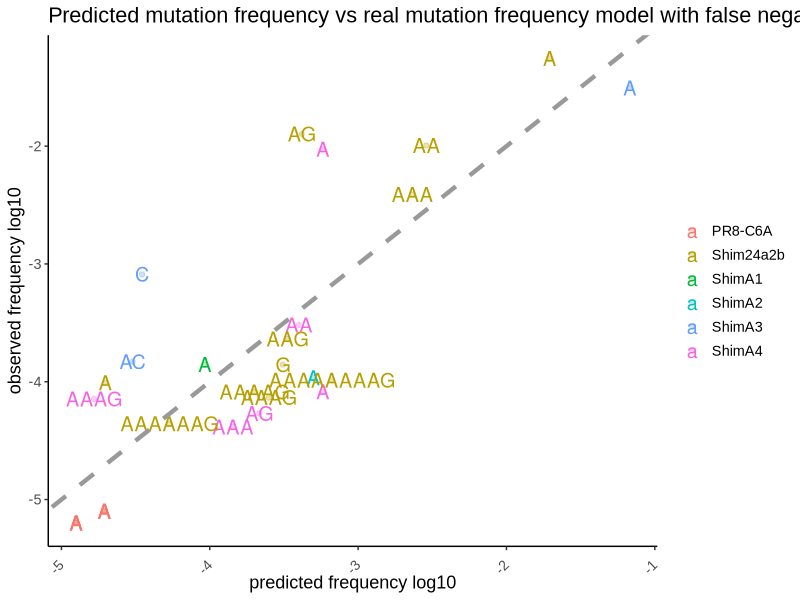
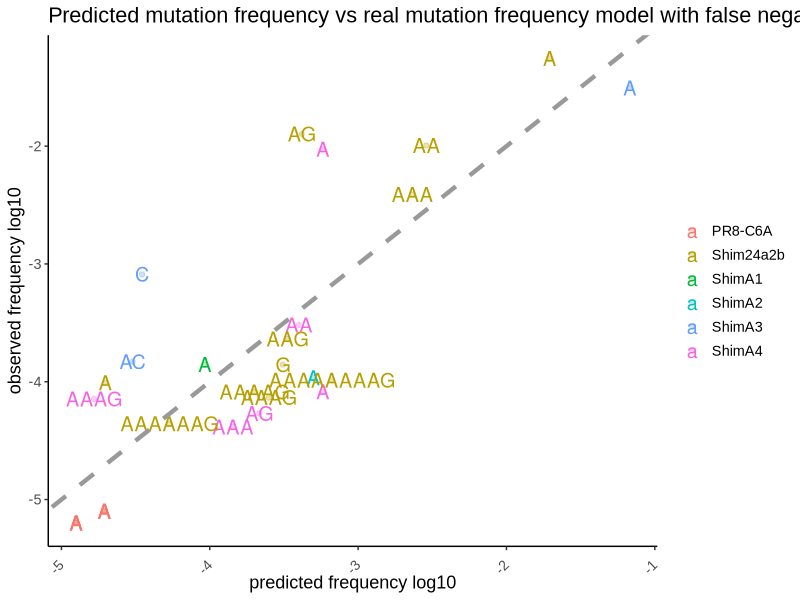

Recreate these plots in R, in order.
## ---- chunk 1
library(readxl)
library(stats)
library(ggplot2)
library(ggrepel)
library(ggthemes)
library(dplyr)
library(stringi)
library(broom)


#here set the working directory that you're working on 
setwd("YOUR WORK DIR")




#All charged files are aviable in the training-fitting/ folder and must be present in the work directory

predictionrules<-read_excel("predictioncodonH5-vmod.xlsx")

#full mapped data from shim

datafullshim<-read_excel("allinsertions.xlsx")

#full mapped data from 6A set

predictionrules$pos<-predictionrules$pos+1



## ---- chunk 2
#create the new joined dataframes using position, sample and size as grouping variables

datafullshim$sample2<- gsub(".*HA(.+)-p.*", "\\1", datafullshim$sample)
predictionrules$sample2<-predictionrules$sample
datafullshim$decalage<-as.numeric(substr(datafullshim$insertion, 1, 1))
datafullshim$pos<-datafullshim$Realpos

mergedfull<-merge(datafullshim,predictionrules,by=c("pos","sample2","decalage"))


#select only positions from 1011 to 1020

mergedfull<- mergedfull[mergedfull$Realpos>1010 & mergedfull$Realpos<1020,]

#create an order version of the original insertions in Y insert

for(i in 1:length(mergedfull$insertion.y)){
     mergedfull$order1[i]<-paste(sort(unlist(strsplit(mergedfull$insertion.y[i], ""))), collapse = "")
}

#do the same for the insertion x that must be corrected before 
mergedfull$insertion.x1<-substr(mergedfull$insertion.x,2, 20)

for(i in 1:length(mergedfull$insertion.x1)){
     mergedfull$order2[i]<-paste(sort(unlist(strsplit(mergedfull$insertion.x1[i], ""))), collapse = "")
}


#now filter out all the inconsistent insertions

mergedfull<-mergedfull[mergedfull$order1==mergedfull$order2,]


#create the logfreq variable to linearize the frequencies of insertions

mergedfull$logfreq= log10(mergedfull$FreqInser)

#create the adenine and other variables

mergedfull$adenine = 0
mergedfull[mergedfull$order1=="A",]$adenine<-1
#create value for mismatch analysis
mergedfull$match<-1
mergedfull[substr(mergedfull$structure, 1, 1) ==".",]$match<-0

#ready for regresion analysis 


#create second dataframe with the means of insertions to reduce biological replicate noise

mergedfullmean<-(aggregate(logfreq ~ Realpos + sample2 + decalage + adenine + match + neighbor + DDG + deltaG + insertion.x1 + insertion.y + order1 +  neighborblock + pathway + equilibrated + matchmismatch, data = mergedfull, FUN = mean, na.rm = TRUE))

# limit the neighbor variable for short insettions



## ---- chunk 3



#remove noisi data from shimA3


mergedfullmean<-mergedfullmean[mergedfullmean$sample2!="ShimA3" | (mergedfullmean$insertion.y!="AA" & mergedfullmean$insertion.y!="AAA"),]


#add the false positive data from PR8 viruses




falsepositives<-data.frame(Realpos=c(1012,1012), sample2=c("PR8-C6A","PR8-C6A"), decalage=c(2,3), adenine=c(0,0), match=c(0,0), neighbor=c(11,8), DDG=c(2.3,2.9), deltaG=c(-4.2,-3.6), insertion.x1=c("CA","CAA"), insertion.y=c("CA","CAA"), order1=c("A","A"), neighborblock=c(8,2), pathway=c(1,1), equilibrated=c(1,1), matchmismatch=c("D","D"), logfreq=c(-5.1, -5.2))


#inflate the falsepositives

falsepositives<- falsepositives[rep(seq_len(nrow(falsepositives)), 3), ]




#create the linear regresion model
#set the reference variables

mergedfullmean$order1<-as.factor(mergedfullmean$order1)

#now to set the references
mergedfullmean$order1 <- relevel(mergedfullmean$order1, ref = "A")


#codify levels for predicted variables

mergedfullmean$matchmismatch<-factor(
  mergedfullmean$matchmismatch,
  levels =unique(mergedfullmean$matchmismatch))



mergedfullmean2<-rbind(mergedfullmean[mergedfullmean$logfreq>-4.4,],falsepositives)




Model_linReg3.1<-lm(logfreq ~  DDG + matchmismatch,  data =mergedfullmean2)


#visualize the model results

summary(Model_linReg3.1)


#saveRDS(Model_linReg3.1, file = "Model_linReg3.1.rds")


## ---- chunk 4

####first analysis challenging model vs biological variation
#visualize the good model 



#add the model column to merged dataframe



mergedfullmean2$predicted31<-predict.lm(Model_linReg3.1, mergedfullmean2)




data.plot3<-ggplot(mergedfullmean2, aes(x=predicted31, y=logfreq, color = sample2)) +
  geom_text(aes(label=order1), size=5) + geom_abline(lty = 2, color = "gray60", size = 1.5) +
      geom_point(alpha = 0.3) +
      labs(
      x = "predicted frequency log10",
      y = "observed frequency log10",
      color = NULL,
      title = "Predicted mutation frequency vs real mutation frequency model with false negatives",
      legend = "Each virus has a different color",
      family = "Arial"
      ) +theme_tufte() + theme(axis.line=element_line(), strip.text = element_text(size=13, family = "Arial"),  axis.text.x = element_text(angle = 45, vjust = 0.5, hjust=1), text = element_text(size = 13, family = "Arial"))

data.plot3


ggsave(data.plot3, 
       filename = "predicted-vs-observed-insertion-Shimdata.png",
       device = "png",
       dpi = 600,
       height = 8, width = 12, units = "in")
